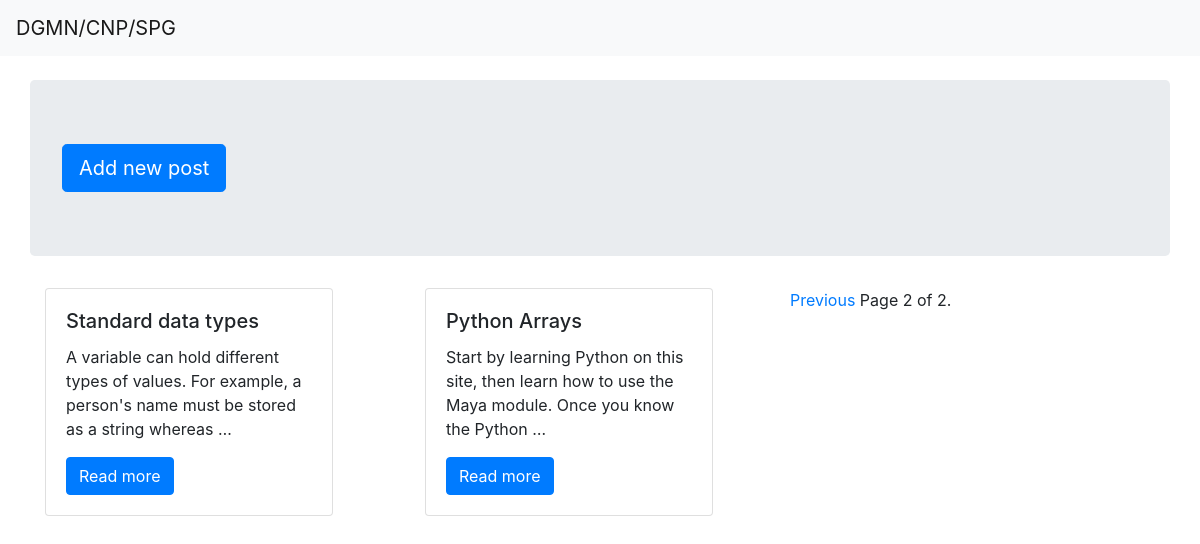
The app's page /?page=3, older data.
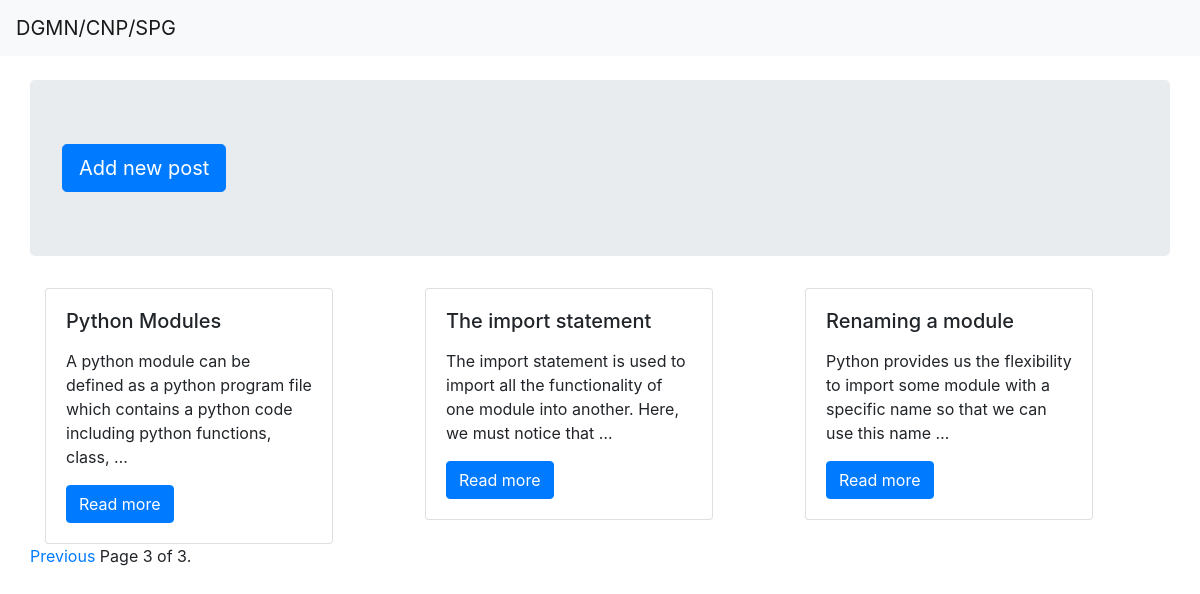
The same page, newer data.
### blog/models.py (models this page shows, shortened)
class Post(models.Model):
    STATUS_CHOICES = (
        ('draft', 'Draft'),
        ('published', 'Published')
    )
    title = models.CharField(max_length=250)
    slug = models.SlugField(blank=True, null=True, verbose_name="blog URL")
    author = models.ForeignKey(User,
                           on_delete=models.CASCADE,
                           related_name='blog_posts')
    body = models.TextField()
    publish = models.DateTimeField(default=timezone.now)
    created = models.DateTimeField(auto_now_add=True)
    updated = models.DateTimeField(auto_now=True)
    status = models.CharField(max_length=10,
                          choices=STATUS_CHOICES,
                          default='draft')

### blog/views.py (the view)
# urls.py: path('',views.allPosts,name='allPosts'),
def allPosts(request):
    posts = Post.objects.all()
    posts = Post.objects.all()
    paginator = Paginator(posts, 3)  # Show 25 contacts per page.
    page = request.GET.get('page')
    posts = paginator.get_page(page)
    context= {
        'posts':posts,
    }
    return  render(request,'Post/allposts.html',context)

### blog/templates/Post/allposts.html (shortened to what this page needs)
{% extends "base.html" %}
{% block body %}
<div class="jumbotron banner">
    <a class="btn btn-primary btn-lg" href="{% url 'blog:create_post' %}" role="button">Add new post</a>
</div>
{% for post in posts %}
<div class="col-md-4">
    <div class="card" style="width: 18rem;">
        <div class="card-body">
            <h5 class="card-title">{{post.title}}</h5>
            <p class="card-text">{{post.body |safe|truncatewords_html:20}}</p>
            <a href="{% url 'blog:post' post.id %}" class="btn btn-primary">Read more</a>
        </div>
    </div>
</div>
{% endfor %}
{% if posts.has_other_pages %}
<div class="mt-20">
<span class="step-links">
{% if posts.has_previous %}
<a href="?page={{ posts.previous_page_number }}">Previous</a>
{% endif %}
<span class="current">
Page {{ posts.number }} of {{ posts.paginator.num_pages }}.
</span>
</span>
</div>
{% endif %}
{% endblock body %}

### templates/base.html (shortened to what this page needs)
{% load static %}
<!doctype html>
<html lang="en">
<head>
    <link rel="stylesheet" href="https://stackpath.bootstrapcdn.com/bootstrap/4.5.0/css/bootstrap.min.css"
>
    <link rel="stylesheet" href="{% static 'home-static/css/style1.css' %}">
</head>
<body>
<nav class="navbar navbar-expand-lg navbar-light bg-light">
    <a class="navbar-brand" href="/">DGMN/CNP/SPG</a>
</nav>
<div class="container">
    <div class="row mt-4">
{% block body %}
        {% endblock body %}
    </div>
</div>
</body>
</html>

### static/home-static/css/style1.css (style rules this page uses)
.banner { width:100% }

Row changes from the older to the newer data that the page shows:
no longer on this page (row unchanged): Post: title "Standard data types", body "A variable can hold different types of values. For example, a person's name must be stored as a string whereas …"
no longer on this page (row unchanged): Post: title "Python Arrays", body "Start by learning Python on this site, then learn how to use the Maya module. Once you know the Python …"
added Post: title "Python Modules", body "A python module can be defined as a python program file which contains a python code including python functions, class, …"
added Post: title "The import statement", body "The import statement is used to import all the functionality of one module into another. Here, we must notice that …"
added Post: title "Renaming a module", body "Python provides us the flexibility to import some module with a specific name so that we can use this name …"
Text that changed along with them:
{{ posts.number }}: "2" → "3"
{{ posts.paginator.num_pages }}: "2" → "3"
